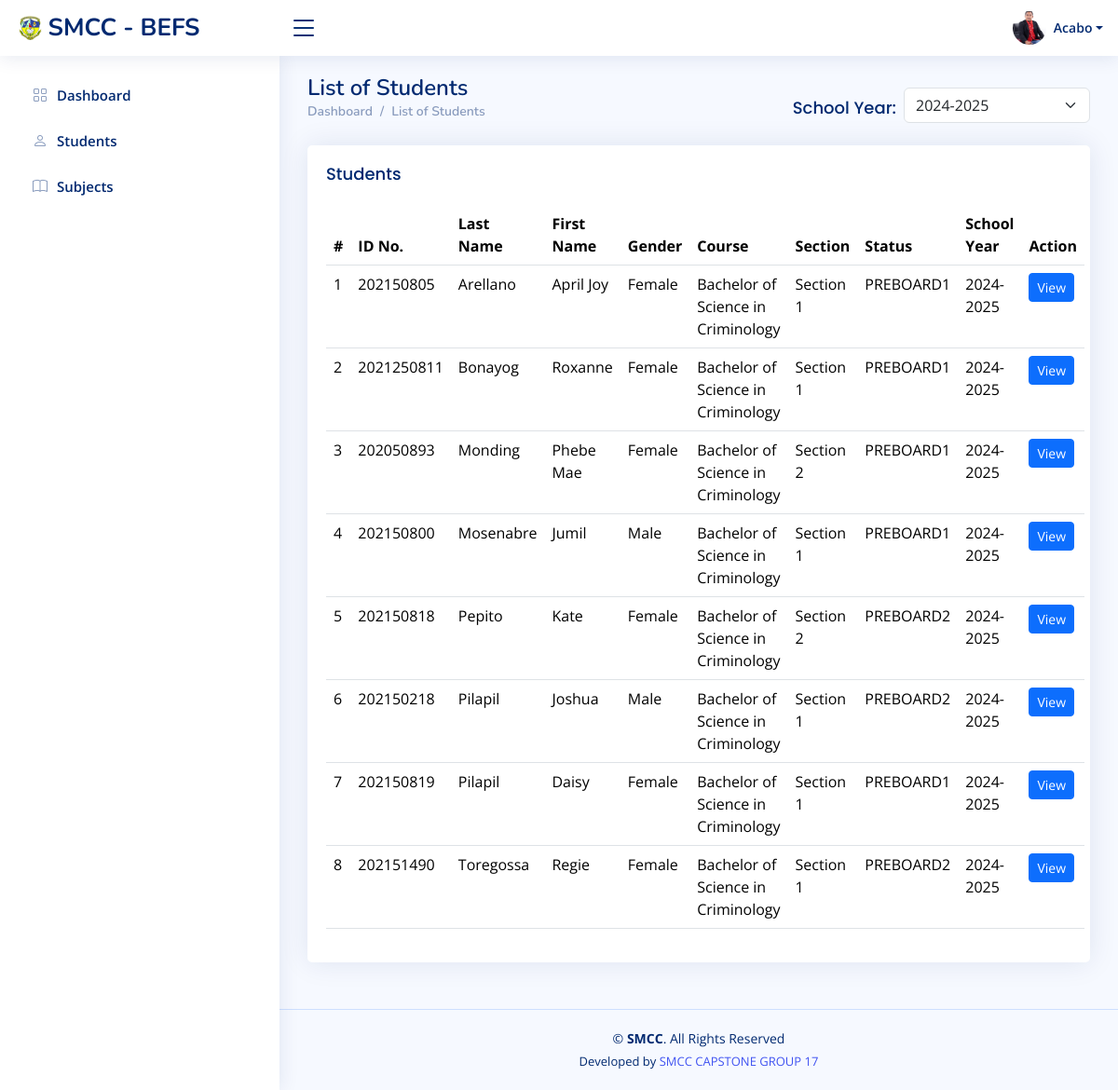
/reviewer/reviewer_students.php?user_id=2, run on the app's committed database.
### tables this page shows
CREATE TABLE `users` (
  `id` int(11) NOT NULL,
  `username` varchar(255) DEFAULT NULL,
  `password` varchar(255) DEFAULT NULL,
  `type` varchar(255) DEFAULT NULL,
  `status` varchar(255) DEFAULT NULL,
  `fname` varchar(255) DEFAULT NULL,
  `lname` varchar(255) DEFAULT NULL,
  `profile_image` varchar(255) DEFAULT NULL,
  `date_created` datetime DEFAULT NULL,
  `logged_in` varchar(255) DEFAULT NULL
);

CREATE TABLE `students` (
  `id` int(11) NOT NULL,
  `about` varchar(255) DEFAULT NULL,
  `lrn_num` varchar(255) DEFAULT NULL,
  `fname` varchar(255) DEFAULT NULL,
  `lname` varchar(255) DEFAULT NULL,
  `gender` varchar(10) DEFAULT NULL,
  `username` varchar(255) DEFAULT NULL,
  `password` varchar(255) DEFAULT NULL,
  `complete_address` varchar(255) DEFAULT NULL,
  `year_level_id` int(11) DEFAULT NULL,
  `course_id` int(11) DEFAULT NULL,
  `section_id` int(11) DEFAULT NULL,
  `school_year_id` int(11) DEFAULT NULL,
  `status` varchar(255) DEFAULT NULL,
  `date_registered` datetime DEFAULT NULL,
  `logged_in` varchar(255) DEFAULT NULL,
  `profile_image` varchar(255) DEFAULT NULL,
  `level` varchar(255) DEFAULT NULL
);

CREATE TABLE `course` (
  `id` int(11) NOT NULL,
  `description` varchar(255) DEFAULT NULL,
  `year_level_id` int(11) DEFAULT NULL,
  `school_year` varchar(255) DEFAULT NULL,
  `date_entry` datetime DEFAULT NULL,
  `status` varchar(255) DEFAULT NULL,
  `code_no` varchar(255) DEFAULT NULL
);

CREATE TABLE `section` (
  `id` int(11) NOT NULL,
  `user_id` int(11) DEFAULT NULL,
  `description` varchar(255) DEFAULT NULL,
  `date_entry` datetime DEFAULT NULL,
  `status` varchar(255) DEFAULT NULL
);

CREATE TABLE `school_year` (
  `id` int(11) NOT NULL,
  `description` varchar(255) DEFAULT NULL,
  `status` varchar(255) DEFAULT NULL,
  `user_id` int(11) DEFAULT NULL,
  `date_created` datetime DEFAULT NULL
);

### reviewer/reviewer_students.php (the view, shortened to what this page needs)
<?php
include('../dbconnect.php');
$user_id = $_REQUEST['user_id'];
$current_sy_query = mysqli_query($conn, "SELECT id FROM school_year WHERE status = 'Current Set' LIMIT 1");
$current_school_year = mysqli_fetch_assoc($current_sy_query)['id'] ?? null;
$school_year = $_GET['school_year'] ?? $current_school_year;
$query = mysqli_query($conn, "SELECT course_id, school_year_id FROM faculty_course_school_year WHERE user_id = '$user_id'");
$faculty_data = mysqli_fetch_assoc($query);
$faculty_course = $faculty_data['course_id'];
?>
<!DOCTYPE html>
<html lang="en">
<head>
  <link href="../assets/vendor/bootstrap/css/bootstrap.min.css" rel="stylesheet">
  <link href="../assets/vendor/bootstrap-icons/bootstrap-icons.css" rel="stylesheet">
  <link href="../assets/vendor/boxicons/css/boxicons.min.css" rel="stylesheet">
  <link href="../assets/vendor/quill/quill.snow.css" rel="stylesheet">
  <link href="../assets/vendor/quill/quill.bubble.css" rel="stylesheet">
  <link href="../assets/vendor/remixicon/remixicon.css" rel="stylesheet">
  <link href="../assets/vendor/simple-datatables/style.css" rel="stylesheet">
  <link href="../assets/css/style.css" rel="stylesheet">
</head>
<body>
<?php
  $query = mysqli_query($conn, "SELECT * FROM users WHERE id = '$user_id'");
  if ($row = mysqli_fetch_array($query)) {
      $lname = $row['lname'];
      $lname = ucfirst(strtolower($lname));
  }
?>
  <?php include('reviewer_header.php'); ?>
  <?php include('reviewer_sidebar.php'); ?>
  <main id="main" class="main">
    <div class="pagetitle">
      <div class="d-flex justify-content-between align-items-center">
        <div>
          <h1>List of Students</h1>
          <nav>
            <ol class="breadcrumb">
              <li class="breadcrumb-item">
                <a href="reviewer_home.php?user_id=<?php echo $user_id; ?>">Dashboard</a>
              </li>
              <li class="breadcrumb-item">List of Students</li>
            </ol>
          </nav>
        </div>
        <div>
          <form method="GET" action="reviewer_students.php">
    <div class="d-flex align-items-center justify-content-end">
        <label for="school_year_filter" class="card-title me-2">School Year:</label>
        <select class="form-select" style="width: 200px;" name="school_year" id="school_year_filter" onchange="this.form.submit()">
            <?php
            $sy_query = mysqli_query($conn, "SELECT id, description FROM school_year ORDER BY description ASC");
            while ($sy_row = mysqli_fetch_array($sy_query)) {
                $selected = $school_year == $sy_row['id'] ? 'selected' : '';
                echo "<option value='{$sy_row['id']}' $selected>{$sy_row['description']}</option>";
            }
            ?>
              </select>
            </div>
          </form>
        </div>
      </div>
    </div>
    <section class="section">
      <div class="row">
        <div class="col-lg-12">
          <div class="card">
            <div class="card-body">
              <h5 class="card-title">Students</h5>
    <table class="table datatable">
      <thead>
        <tr>
          <th>#</th>
          <th>ID No.</th>
          <th>Last Name</th>
          <th>First Name</th>
          <th>Gender</th>
          <th>Course</th>
          <th>Section</th>
          <th>Status</th>
          <th>School Year</th>
          <th>Action</th>
        </tr>
      </thead>
      <tbody>
        <?php
          $sql = "SELECT
                      students.lrn_num AS lrn_num,
                      students.id AS stud_id,
                      students.course_id AS c_id,
                      students.gender AS gender,
                      course.description AS course,
                      section.description AS section,
                      students.lname AS lname,
                      students.fname AS fname,
                      school_year.description AS sy,
                      students.level as level
                  FROM
                      students
                  INNER JOIN
                      course ON students.course_id = course.id
                  INNER JOIN
                      section ON students.section_id = section.id
                  INNER JOIN
                      school_year ON students.school_year_id = school_year.id
                  WHERE
                      students.status = 'Active'
                      AND students.course_id = '$faculty_course'";
if (empty($_GET['school_year']) && $current_school_year) {
  $school_year_id = $current_school_year;
  $sql .= " AND students.school_year_id = '$school_year_id'";
} elseif (!empty($_GET['school_year'])) {
  $school_year_id = mysqli_real_escape_string($conn, $_GET['school_year']);
  $sql .= " AND students.school_year_id = '$school_year_id'";
}
          $sql .= " ORDER BY students.lname ASC";
          $query = mysqli_query($conn, $sql) or die(mysqli_error($conn));
          $counter = 1;
          while ($row = mysqli_fetch_array($query)) {
              $stud_id = $row['stud_id'];
              $lrn_num = $row['lrn_num'];
              $lname = $row['lname'];
              $fname = $row['fname'];
              $gender = $row['gender'];
              $course = $row['course'];
              $section = $row['section'];
              $level = $row['level'];
              $sy = $row['sy'];
        ?>
        <tr>
          <td><?php echo $counter++; ?></td>
          <td><?php echo $lrn_num; ?></td>
          <td><?php echo $lname; ?></td>
          <td><?php echo $fname; ?></td>
          <td><?php echo $gender; ?></td>
          <td><?php echo $course; ?></td>
          <td><?php echo $section; ?></td>
          <td><?php echo $level; ?></td>
          <td><?php echo $sy; ?></td>
          <td class="text-left">
            <a href="reviewer_student_profile.php?user_id=<?php echo $user_id; ?>&stud_id=<?php echo $stud_id; ?>"
               class="btn btn-primary btn-sm">View</a>
          </td>
        </tr>
        <?php } ?>
      </tbody>
    </table>
            </div>
          </div>
        </div>
      </div>
    </section>
  </main>
  <?php include('../footer.php'); ?>
</body>
</html>

### reviewer/reviewer_header.php (shortened to what this page needs)
<header id="header" class="header fixed-top d-flex align-items-center">
    <div class="d-flex align-items-center justify-content-between">
        <a href="reviewer_home.php?user_id=<?php echo $user_id; ?>" class="logo d-flex align-items-center">
            <img src="../images/Smcc_logo.gif" alt="">
            <span class="d-none d-lg-block">SMCC - BEFS</span>
        </a>
        <i class="bi bi-list toggle-sidebar-btn"></i>
    </div>
    <nav class="header-nav ms-auto">
        <ul class="d-flex align-items-center">
            <li class="nav-item dropdown pe-3">
                <a class="nav-link nav-profile d-flex align-items-center pe-0" href="#" id="navbarDropdown" data-bs-toggle="dropdown" aria-expanded="false">
                    <?php
                    $profile_image = !empty($row['profile_image']) ? $row['profile_image'] : '../assets/img/profile-img2.jpg';
                    ?>
                    <img src="<?php echo $profile_image; ?>" alt="Profile" class="rounded-circle">
                    <span class="d-none d-md-block dropdown-toggle ps-2"><?php echo $lname; ?></span>
                </a>
            </li>
        </ul>
    </nav>
</header>

### assets/css/style.css (style rules this page uses)
:root { scroll-behavior: smooth; }
body { font-family: "Open Sans", sans-serif; background: #f6f9ff; color: #444444; }
a { color: #4154f1; text-decoration: none; }
h1, h2, h3, h4, h5, h6 { font-family: "Nunito", sans-serif; }
#main { margin-top: 60px; padding: 20px 30px; transition: all 0.3s; }
.pagetitle { margin-bottom: 10px; }
.pagetitle h1 { font-size: 24px; margin-bottom: 0; font-weight: 600; color: #012970; }
.card { margin-bottom: 30px; border: none; border-radius: 5px; box-shadow: 0px 0 30px rgba(1, 41, 112, 0.1); }
.card-title { padding: 20px 0 15px 0; font-size: 18px; font-weight: 500; color: #012970; font-family: "Poppins", sans-serif; }
.card-body { padding: 0 20px 20px 20px; }
.breadcrumb { font-size: 14px; font-family: "Nunito", sans-serif; color: #899bbd; font-weight: 600; }
.breadcrumb a { color: #899bbd; transition: 0.3s; }
.breadcrumb .breadcrumb-item::before { color: #899bbd; }
.logo { line-height: 1; }
@media (min-width: 1200px) { .logo { width: 280px; } }
.logo img { max-height: 26px; margin-right: 6px; }
.logo span { font-size: 26px; font-weight: 700; color: #012970; font-family: "Nunito", sans-serif; }
.header { transition: all 0.5s; z-index: 997; height: 60px; box-shadow: 0px 2px 20px rgba(1, 41, 112, 0.1); background-color: #fff; padding-left: 20px; }
.header .toggle-sidebar-btn { font-size: 32px; padding-left: 10px; cursor: pointer; color: #012970; }
.header-nav ul { list-style: none; }
.header-nav>ul { margin: 0; padding: 0; }
.header-nav .nav-profile { color: #012970; }
.header-nav .nav-profile img { max-height: 36px; }
.header-nav .nav-profile span { font-size: 14px; font-weight: 600; }
@media (min-width: 1200px) { #main, #footer { margin-left: 300px; } }

### data on the page
users: profile_image (picture), lname "Acabo"
students: lrn_num "202150805", lname "Arellano", fname "April Joy", gender "Female", course.description "Bachelor of Science in Criminology", section.description "Section 1", level "PREBOARD1", school_year.description "2024-2025"
students: lrn_num "2021250811", lname "Bonayog", fname "Roxanne", gender "Female", course.description "Bachelor of Science in Criminology", section.description "Section 1", level "PREBOARD1", school_year.description "2024-2025"
students: lrn_num "202050893", lname "Monding", fname "Phebe Mae", gender "Female", course.description "Bachelor of Science in Criminology", section.description "Section 2", level "PREBOARD1", school_year.description "2024-2025"
students: lrn_num "202150800", lname "Mosenabre", fname "Jumil", gender "Male", course.description "Bachelor of Science in Criminology", section.description "Section 1", level "PREBOARD1", school_year.description "2024-2025"
students: lrn_num "202150818", lname "Pepito", fname "Kate", gender "Female", course.description "Bachelor of Science in Criminology", section.description "Section 2", level "PREBOARD2", school_year.description "2024-2025"
students: lrn_num "202150218", lname "Pilapil", fname "Joshua", gender "Male", course.description "Bachelor of Science in Criminology", section.description "Section 1", level "PREBOARD2", school_year.description "2024-2025"
students: lrn_num "202150819", lname "Pilapil", fname "Daisy", gender "Female", course.description "Bachelor of Science in Criminology", section.description "Section 1", level "PREBOARD1", school_year.description "2024-2025"
students: lrn_num "202151490", lname "Toregossa", fname "Regie", gender "Female", course.description "Bachelor of Science in Criminology", section.description "Section 1", level "PREBOARD2", school_year.description "2024-2025"

### other printed values
form field school_year "2024-2025"
